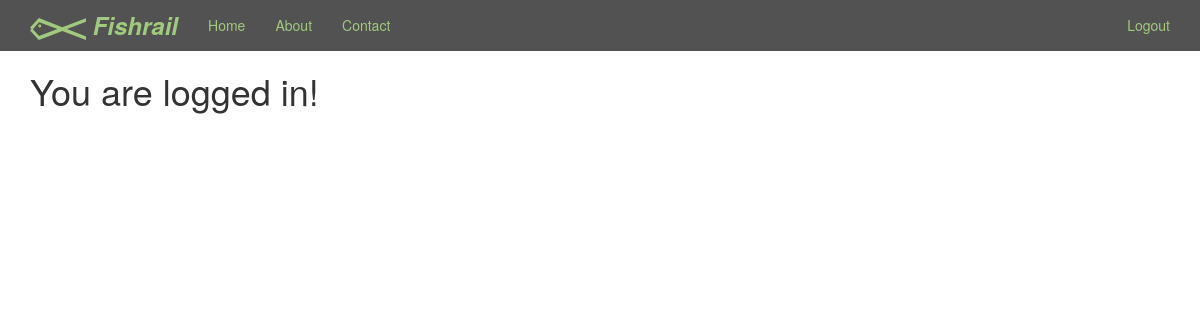
Page /home/ (signed in) on the earlier database version.
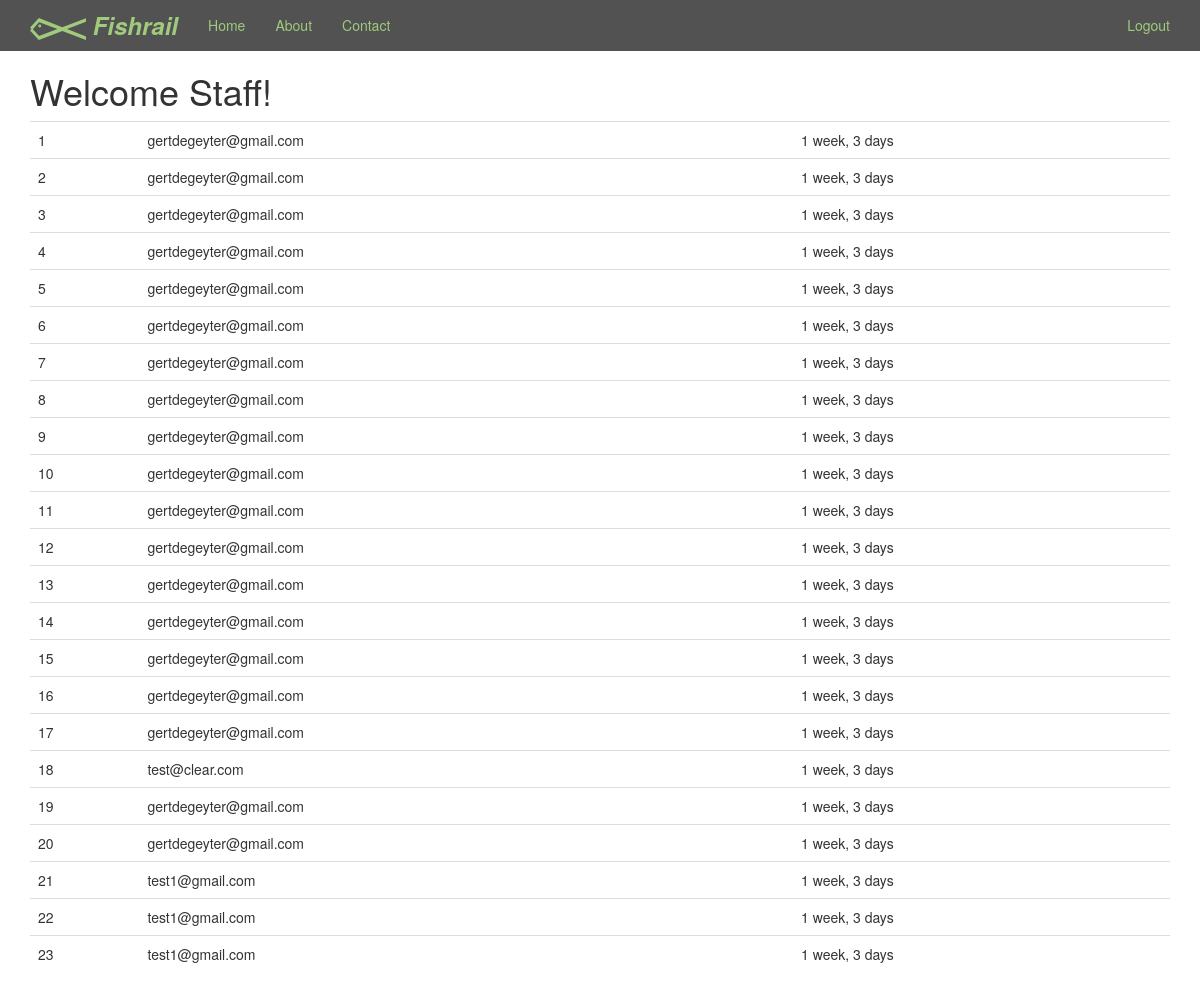
Same page on the later database version.
### newsletter/models.py (models this page shows)
class SignUp(models.Model):
    email = models.EmailField()
    first_name = models.CharField(max_length=120, blank=True, null=True)
    last_name = models.CharField(max_length=120, blank=True, null=True)
    timestamp = models.DateTimeField(auto_now_add=True, auto_now=False)
    updated = models.DateTimeField(auto_now_add=False, auto_now=True)
    def __str__(self):
        return self.email

### newsletter/views.py (the view, shortened to what this page needs)
# urls.py: url(r'^home/$', 'newsletter.views.home', name='home'),
def home(request):
    title = "Welcome"
    form = SignUpForm(request.POST or None)
    context = {
        "title": title,
        "form": form,
    }
    if request.user.is_authenticated() and request.user.is_staff:
        queryset = SignUp.objects.all().order_by("-timestamp")# .filter(full_name__icontains='Justin')
        context = {
            "queryset": queryset
        }
    return render(request, "home.html", context)

### templates/home.html (shortened to what this page needs)
{% extends "base.html" %}
{% load crispy_forms_tags %}
{% load staticfiles %}
{% block content %}
    {% if request.user.is_authenticated %}
        {% if queryset %}
            <h1>Welcome Staff!</h1>
            <table class="table">
            {% for instance in queryset %}
                <tr><td>{{ forloop.counter }}</td><td>{{ instance  }}</td> <td>{{ instance.full_name }} </td> <td>{{ instance.timestamp|timesince }} </td</tr>
            {% endfor %}
            </table>
        {% else %}
            <h1>You are logged in!</h1>
        {% endif %}
    {% endif %}
{% endblock %}

Differences in the rows shown:
added SignUp: email "gertdegeyter@gmail.com", timestamp "1 week, 3 days"
added SignUp: email "gertdegeyter@gmail.com", timestamp "1 week, 3 days"
added SignUp: email "gertdegeyter@gmail.com", timestamp "1 week, 3 days"
added SignUp: email "gertdegeyter@gmail.com", timestamp "1 week, 3 days"
added SignUp: email "gertdegeyter@gmail.com", timestamp "1 week, 3 days"
added SignUp: email "gertdegeyter@gmail.com", timestamp "1 week, 3 days"
added SignUp: email "gertdegeyter@gmail.com", timestamp "1 week, 3 days"
added SignUp: email "gertdegeyter@gmail.com", timestamp "1 week, 3 days"
added SignUp: email "gertdegeyter@gmail.com", timestamp "1 week, 3 days"
added SignUp: email "gertdegeyter@gmail.com", timestamp "1 week, 3 days"
added SignUp: email "gertdegeyter@gmail.com", timestamp "1 week, 3 days"
added SignUp: email "gertdegeyter@gmail.com", timestamp "1 week, 3 days"
added SignUp: email "gertdegeyter@gmail.com", timestamp "1 week, 3 days"
added SignUp: email "gertdegeyter@gmail.com", timestamp "1 week, 3 days"
added SignUp: email "gertdegeyter@gmail.com", timestamp "1 week, 3 days"
added SignUp: email "gertdegeyter@gmail.com", timestamp "1 week, 3 days"
added SignUp: email "gertdegeyter@gmail.com", timestamp "1 week, 3 days"
added SignUp: email "test@clear.com", timestamp "1 week, 3 days"
added SignUp: email "gertdegeyter@gmail.com", timestamp "1 week, 3 days"
added SignUp: email "gertdegeyter@gmail.com", timestamp "1 week, 3 days"
added SignUp: email "test1@gmail.com", timestamp "1 week, 3 days"
added SignUp: email "test1@gmail.com", timestamp "1 week, 3 days"
added SignUp: email "test1@gmail.com", timestamp "1 week, 3 days"
Other differences:
text no longer shown: "You are logged in!"
text now shown: "Welcome Staff!"
